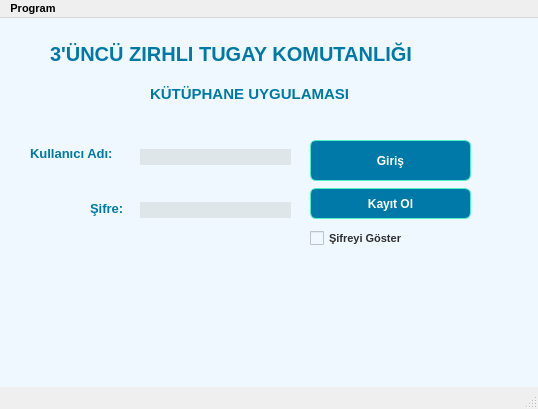
<?xml version="1.0" encoding="UTF-8"?>
<ui version="4.0">
 <class>girispenceresi</class>
 <widget class="QMainWindow" name="girispenceresi">
  <property name="geometry">
   <rect>
    <x>0</x>
    <y>0</y>
    <width>538</width>
    <height>409</height>
   </rect>
  </property>
  <property name="font">
   <font>
    <pointsize>8</pointsize>
    <weight>75</weight>
    <bold>true</bold>
   </font>
  </property>
  <property name="windowTitle">
   <string>Kütüphane - Giriş</string>
  </property>
  <property name="windowIcon">
   <iconset>
    <normaloff>logo.png</normaloff>logo.png</iconset>
  </property>
  <property name="autoFillBackground">
   <bool>false</bool>
  </property>
  <property name="styleSheet">
   <string notr="true">&lt;?xml version=&quot;1.0&quot; encoding=&quot;UTF-8&quot;?&gt;
&lt;ui version=&quot;4.0&quot;&gt;
 &lt;widget name=&quot;__qt_fake_top_level&quot;&gt;
  &lt;widget class=&quot;Spacer&quot; name=&quot;horizontalSpacer_3&quot;&gt;
   &lt;property name=&quot;geometry&quot;&gt;
    &lt;rect&gt;
     &lt;x&gt;91&lt;/x&gt;
     &lt;y&gt;1&lt;/y&gt;
     &lt;width&gt;41&lt;/width&gt;
     &lt;height&gt;42&lt;/height&gt;
    &lt;/rect&gt;
   &lt;/property&gt;
   &lt;property name=&quot;font&quot;&gt;
   &lt;/property&gt;
   &lt;property name=&quot;orientation&quot;&gt;
    &lt;enum&gt;Qt::Horizontal&lt;/enum&gt;
   &lt;/property&gt;
   &lt;property name=&quot;sizeHint&quot; stdset=&quot;0&quot;&gt;
    &lt;size&gt;
     &lt;width&gt;40&lt;/width&gt;
     &lt;height&gt;20&lt;/height&gt;
    &lt;/size&gt;
   &lt;/property&gt;
  &lt;/widget&gt;
 &lt;/widget&gt;
 &lt;resources/&gt;
&lt;/ui&gt;</string>
  </property>
  <widget class="QWidget" name="centralwidget">
   <property name="styleSheet">
    <string notr="true">QWidget {
    background-color: #f0f8ff; /* Açık mavi */
    color: #2e2e2e; /* Koyu gri yazı */
    font-family: Arial;
   }

QLabel {
    color: #0079A8; /* Canlı camgöbeği */
    font-weight: bold;
}

QPushButton {
    background-color: #0079A8; /* Canlı yeşil-mavi */
    color: white;
    border: 1px solid #55efc4;
    border-radius: 6px;
    padding: 6px;
    font-weight: bold;
}

QPushButton:hover {
    background-color: #00cec9;
}

QLineEdit, QComboBox, QDateEdit, QTextEdit {
    background-color: #dfe6e9; /* Açık gri */
    color: #2d3436; /* Koyu gri */
    border: #81ecec;
}

QTableWidget {
    background-color: #dfe6e9; /* Açık camgöbeği */
    color: #0079A8;
    gridline-color: #0079A8;
    alternate-background-color: #dff9fb;
}

QHeaderView::section {
    background-color: #0079A8;
    color: white;
    padding: 5px;
    border: 1px solid #55efc4;
    font-weight: bold;
}
</string>
   </property>
   <widget class="QPushButton" name="sayfalar">
    <property name="geometry">
     <rect>
      <x>310</x>
      <y>122</y>
      <width>161</width>
      <height>41</height>
     </rect>
    </property>
    <property name="font">
     <font>
      <family>Arial</family>
      <weight>75</weight>
      <bold>true</bold>
     </font>
    </property>
    <property name="styleSheet">
     <string notr="true"/>
    </property>
    <property name="text">
     <string>Giriş</string>
    </property>
   </widget>
   <widget class="QLabel" name="label_3">
    <property name="geometry">
     <rect>
      <x>30</x>
      <y>105</y>
      <width>111</width>
      <height>60</height>
     </rect>
    </property>
    <property name="font">
     <font>
      <family>Arial</family>
      <pointsize>10</pointsize>
      <weight>75</weight>
      <bold>true</bold>
     </font>
    </property>
    <property name="text">
     <string>Kullanıcı Adı:</string>
    </property>
   </widget>
   <widget class="QLabel" name="label_4">
    <property name="geometry">
     <rect>
      <x>90</x>
      <y>160</y>
      <width>51</width>
      <height>60</height>
     </rect>
    </property>
    <property name="font">
     <font>
      <family>Arial</family>
      <pointsize>10</pointsize>
      <weight>75</weight>
      <bold>true</bold>
     </font>
    </property>
    <property name="text">
     <string>Şifre:</string>
    </property>
   </widget>
   <widget class="QWidget" name="layoutWidget">
    <property name="geometry">
     <rect>
      <x>140</x>
      <y>100</y>
      <width>151</width>
      <height>131</height>
     </rect>
    </property>
    <layout class="QHBoxLayout" name="horizontalLayout">
     <item>
      <layout class="QVBoxLayout" name="verticalLayout_2">
       <item>
        <widget class="QLineEdit" name="lineEdit_2">
         <property name="clearButtonEnabled">
          <bool>true</bool>
         </property>
        </widget>
       </item>
       <item>
        <widget class="QLineEdit" name="lineEdit">
         <property name="echoMode">
          <enum>QLineEdit::Password</enum>
         </property>
        </widget>
       </item>
      </layout>
     </item>
    </layout>
   </widget>
   <widget class="QPushButton" name="pushButton_2">
    <property name="geometry">
     <rect>
      <x>310</x>
      <y>170</y>
      <width>161</width>
      <height>31</height>
     </rect>
    </property>
    <property name="font">
     <font>
      <family>Arial</family>
      <weight>75</weight>
      <bold>true</bold>
     </font>
    </property>
    <property name="styleSheet">
     <string notr="true"/>
    </property>
    <property name="text">
     <string>Kayıt Ol</string>
    </property>
   </widget>
   <widget class="QCheckBox" name="checkBox">
    <property name="geometry">
     <rect>
      <x>310</x>
      <y>210</y>
      <width>147</width>
      <height>20</height>
     </rect>
    </property>
    <property name="text">
     <string>Şifreyi Göster</string>
    </property>
   </widget>
   <widget class="QLabel" name="label">
    <property name="geometry">
     <rect>
      <x>50</x>
      <y>20</y>
      <width>451</width>
      <height>31</height>
     </rect>
    </property>
    <property name="font">
     <font>
      <family>Arial</family>
      <pointsize>15</pointsize>
      <weight>75</weight>
      <bold>true</bold>
      <kerning>true</kerning>
     </font>
    </property>
    <property name="toolTipDuration">
     <number>1</number>
    </property>
    <property name="text">
     <string>3'ÜNCÜ ZIRHLI TUGAY KOMUTANLIĞI</string>
    </property>
    <property name="textFormat">
     <enum>Qt::PlainText</enum>
    </property>
   </widget>
   <widget class="QLabel" name="label_2">
    <property name="geometry">
     <rect>
      <x>150</x>
      <y>60</y>
      <width>251</width>
      <height>31</height>
     </rect>
    </property>
    <property name="font">
     <font>
      <family>Arial</family>
      <pointsize>11</pointsize>
      <weight>75</weight>
      <bold>true</bold>
     </font>
    </property>
    <property name="text">
     <string>KÜTÜPHANE UYGULAMASI</string>
    </property>
    <property name="textFormat">
     <enum>Qt::PlainText</enum>
    </property>
   </widget>
   <widget class="QLabel" name="label_5">
    <property name="geometry">
     <rect>
      <x>210</x>
      <y>240</y>
      <width>121</width>
      <height>111</height>
     </rect>
    </property>
    <property name="text">
     <string/>
    </property>
    <property name="pixmap">
     <pixmap>logo.png</pixmap>
    </property>
    <property name="scaledContents">
     <bool>true</bool>
    </property>
   </widget>
  </widget>
  <widget class="QStatusBar" name="statusbar"/>
  <widget class="QMenuBar" name="menubar">
   <property name="geometry">
    <rect>
     <x>0</x>
     <y>0</y>
     <width>538</width>
     <height>26</height>
    </rect>
   </property>
   <widget class="QMenu" name="menuProgram">
    <property name="title">
     <string>Program</string>
    </property>
    <addaction name="actionHakk_nda"/>
    <addaction name="action_k"/>
   </widget>
   <addaction name="menuProgram"/>
  </widget>
  <action name="actionGiri">
   <property name="text">
    <string>Giriş</string>
   </property>
  </action>
  <action name="actionKay_t_Ol">
   <property name="text">
    <string>Kayıt Ol</string>
   </property>
  </action>
  <action name="actionHakk_nda">
   <property name="text">
    <string>Hakkında</string>
   </property>
  </action>
  <action name="action_k">
   <property name="text">
    <string>Çıkış</string>
   </property>
  </action>
 </widget>
 <resources/>
 <connections/>
</ui>
